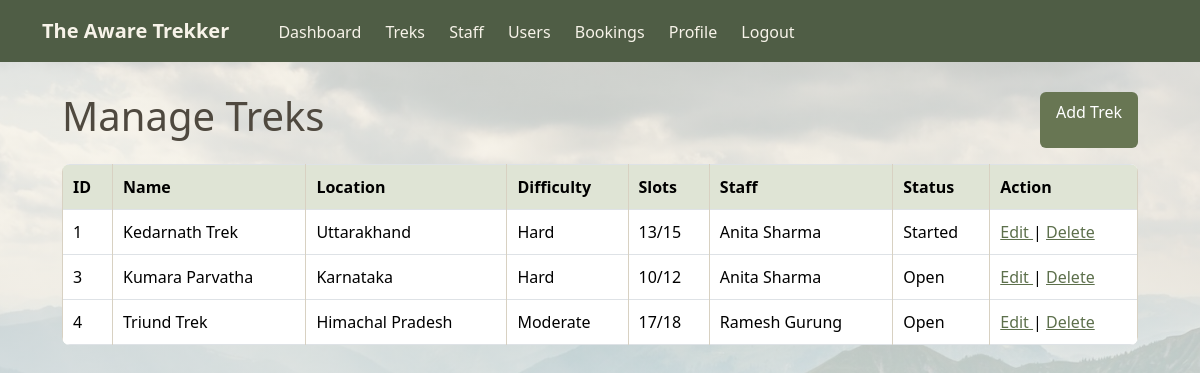
The app's page /admin/treks (signed in) with its own data.
### models.py (models this page shows)
class Trek(db.Model):
    id = db.Column(db.Integer, primary_key=True)
    name = db.Column(db.String(100), nullable=False)
    location = db.Column(db.String(100), nullable=False)
    difficulty = db.Column(
        db.Enum(TrekDifficulty),
        nullable=False
    )
    duration = db.Column(db.Integer, nullable=False)
    total_slots = db.Column(db.Integer, nullable=False)
    available_slots = db.Column(db.Integer, nullable=False)
    start_date = db.Column(db.Date, nullable=False)
    end_date = db.Column(db.Date, nullable=False)
    status = db.Column(
        db.Enum(TrekStatus),
        default=TrekStatus.OPEN,
        nullable=False
    )
    description = db.Column(db.Text)
    staff_id = db.Column(
        db.Integer,
        db.ForeignKey("user.id")
    )
    bookings = db.relationship(
        "Booking",
        backref="trek",
        cascade="all, delete-orphan"
    )

class User(UserMixin, db.Model):
    id = db.Column(db.Integer, primary_key=True)
    name = db.Column(db.String(100), nullable=False)
    email = db.Column(db.String(120), unique=True, nullable=False)
    password = db.Column(db.String(100), nullable=False)
    phone = db.Column(db.String(20))
    role = db.Column(db.Enum(UserRole), nullable=False)
    approved = db.Column(db.Boolean, default=False)
    blacklisted = db.Column(db.Boolean, default=False)
    bookings = db.relationship(
        "Booking",
        backref="user",
        cascade="all, delete-orphan"
    )
    assigned_treks = db.relationship(
        "Trek",
        backref="staff"
    )

### app.py (the view)
@app.route("/admin/treks")
@login_required
def manage_treks():
    if not admin_only():
        return redirect(url_for("home"))
    treks = Trek.query.all()
    return render_template(
        "admin/treks.html",
        treks=treks
    )

### app.py (called while the page is built)
@login_manager.user_loader
def load_user(user_id):
    return User.query.get(int(user_id))

def admin_only():
    if current_user.role != UserRole.ADMIN:
        flash("Access denied.")
        return False
    return True

### templates/admin/treks.html (shortened to what this page needs)
{% extends "base.html" %}
{% block content %}
<div class="d-flex justify-content-between mb-3">
    <h1>Manage Treks</h1>
    <a class="btn btn-main" href="{{ url_for('add_trek') }}">
        Add Trek
    </a>
</div>
<div class="table-responsive">
<table class="table table-bordered">
    <tr>
        <th>ID</th>
        <th>Name</th>
        <th>Location</th>
        <th>Difficulty</th>
        <th>Slots</th>
        <th>Staff</th>
        <th>Status</th>
        <th>Action</th>
    </tr>
    {% for trek in treks %}
    <tr>
        <td>{{ trek.id }}</td>
        <td>{{ trek.name }}</td>
        <td>{{ trek.location }}</td>
        <td>{{ trek.difficulty.value }}</td>
        <td>
            {{ trek.available_slots }}/{{ trek.total_slots }}
        </td>
        <td>
            {% if trek.staff %}
                {{ trek.staff.name }}
            {% else %}
                Not assigned
            {% endif %}
        </td>
        <td>{{ trek.status.value }}</td>
        <td>
            <a href="{{ url_for('edit_trek', trek_id=trek.id) }}">
                Edit
            </a>
            |
            <a href="{{ url_for('delete_trek', trek_id=trek.id) }}">
                Delete
            </a>
        </td>
    </tr>
    {% else %}
    <tr>
        <td colspan="8">No treks found.</td>
    </tr>
    {% endfor %}
</table>
</div>
{% endblock %}

### records on screen
Trek: id "1", name "Kedarnath Trek", location "Uttarakhand", difficulty.value "Hard", available_slots "13", total_slots "15", staff.name "Anita Sharma", status.value "Started"
Trek: id "3", name "Kumara Parvatha", location "Karnataka", difficulty.value "Hard", available_slots "10", total_slots "12", staff.name "Anita Sharma", status.value "Open"
Trek: id "4", name "Triund Trek", location "Himachal Pradesh", difficulty.value "Moderate", available_slots "17", total_slots "18", staff.name "Ramesh Gurung", status.value "Open"
